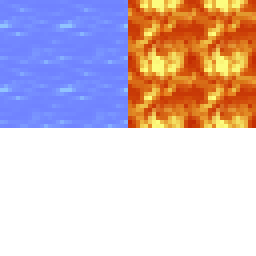
#> input picture assets/blocks/flowing_water.png, 64 x 64 px, found by its file name (shown 4 times larger)
$ python -i build.py   (imports and definitions only)
#> lines starting #> are read from the running program, lines starting #| are printed output that depends on the picture; after the words box and inside, x2 and y2 are one past the last pixel; in counts of white or black regions, pixels touching at a corner belong together
"""World construction from the screenplay: materials, build commands, .schematic/.schem import.

Any texture in assets/blocks can be a material: `wool/14`, `brick`, `quartz_block/0` ...
or a Russian alias from MATERIALS, or a built-in block name (grass, planks, glass ...).
"""
import gzip
import math
import os
import re
import struct

import numpy as np

from . import world as W

COLORS = ["white", "orange", "magenta", "light_blue", "yellow", "lime", "pink", "gray", "light_gray", "cyan",
          "purple", "blue", "brown", "green", "red", "black"]
COLORS_RU = ["белая", "оранжевая", "пурпурная", "голубая", "жёлтая", "лаймовая", "розовая", "серая", "светло-серая",
             "бирюзовая", "фиолетовая", "синяя", "коричневая", "зелёная", "красная", "чёрная"]
WOODS = ["oak", "spruce", "birch", "jungle", "acacia", "dark_oak"]

MATERIALS = {
    "трава": "grass", "земля": "dirt", "камень": "stone", "булыжник": "cobble", "доски": "planks",
    "еловые_доски": "f:planks/1", "берёзовые_доски": "f:planks/2", "тропические_доски": "f:planks/3",
    "акациевые_доски": "f:planks/4", "тёмные_доски": "f:planks/5", "бревно": "log", "ель": "log_spruce",
    "берёза": "log_birch", "листва": "leaves", "стекло": "glass", "песок": "sand", "кирпич": "brick",
    "каменный_кирпич": "stonebrick", "мшистый_кирпич": "f:stonebrick/1", "треснутый_кирпич": "f:stonebrick/2",
    "мшистый_булыжник": "f:cobblestone_mossy", "кварц": "f:quartz_block/0", "песчаник": "f:sandstone/0",
    "обсидиан": "f:obsidian", "золото": "gold", "алмаз": "diamond", "железо": "f:iron_block", "изумруд": "f:emerald_block",
    "лазурит": "f:lapis_block", "редстоун": "f:redstone_block", "уголь": "f:coal_block", "незерак": "f:netherrack",
    "незер_кирпич": "f:nether_brick", "светокамень": "f:glowstone", "лёд": "f:ice", "снег": "snow", "глина": "f:clay",
    "гравий": "f:gravel", "бедрок": "f:bedrock", "губка": "f:sponge", "сено": "hay", "верстак": "crafting",
    "печь": "furnace", "тнт": "tnt", "динамит": "tnt", "тыква": "pumpkin", "арбуз": "melon", "кактус": "cactus",
    "книжная_полка": "bookshelf", "полка": "bookshelf", "вода": "water", "крыша": "roof", "шерсть": "wool",
    "терракота": "f:hardened_clay", "прутья": "f:iron_bars", "решётка": "f:iron_bars", "решетка": "f:iron_bars", "лампа": "f:redstone_lamp_on", "нотный_блок": "f:noteblock",
    "слизь": "f:slime_block", "эндерняк": "f:end_stone", "мицелий": "f:mycelium/0",
}
# [3 lines not run here, left out]

_registered = {}


def _tex_path(rel):
    p = os.path.join(W.ASSETS, "blocks", rel)
    if os.path.isdir(p):
        fs = sorted(os.listdir(p), key=lambda s: int(s.split(".")[0]) if s.split(".")[0].isdigit() else 0)
        return os.path.join(p, fs[0]) if fs else None
    if not p.endswith(".png"):
        p += ".png"
    return p if os.path.exists(p) else None


def register_texture(rel):
    """Register assets/blocks/<rel> as an atlas tile; returns tile name or None."""
    name = "f:" + rel
    if name in W.TID:
        return name
    p = _tex_path(rel)
    if p is None:
        return None
    from PIL import Image
    im = Image.open(p).convert("RGBA")
    alpha = np.array(im)[..., 3]
    W.TILES.append(name)
    W.TID[name] = len(W.TILES) - 1
    W.REAL[name] = (os.path.relpath(p, os.path.join(W.ASSETS, "blocks")), None)
    if alpha.min() < 250:
        W.TRANSPARENT.add(name)
        W.CUTOUT_BLOCKS.add(name)
    W.BLOCKS[name] = (name,) * 3
    return name


def _wood_blocks():
    for i, wd in enumerate(["spruce", "birch", "jungle"]):
        side = register_texture(f"log/{2 + 2 * i}"); top = register_texture(f"log/{3 + 2 * i}")
        if side and top:
            W.BLOCKS["log_" + wd] = (top, side, top)
    for i, wd in enumerate(["acacia", "dark_oak"]):
        side = register_texture(f"log2/{2 * i}"); top = register_texture(f"log2/{2 * i + 1}")
        if side and top:
            W.BLOCKS["log_" + wd] = (top, side, top)


def material(name):
    """Resolve a material name to a block id usable in World.blocks."""
    if not name:
        return "stone"
    n = name.strip().lower().replace("ё", "е")
    n_yo = name.strip().lower()
    if not _registered:
        _wood_blocks(); _registered["ok"] = True
    for key in (n_yo, n):
        if key in MATERIALS:
            m = MATERIALS[key]
            if m.startswith("f:"):
                return register_texture(m[2:]) or "stone"
            return m
    for k, v in MATERIALS.items():
        if k.replace("ё", "е") == n:
            return register_texture(v[2:]) if v.startswith("f:") else v
    if n in W.BLOCKS:
        return n
    r = register_texture(name.strip())
#> in register_texture, im is the input picture: PIL image 64x64 RGBA; mean R, G, B, A 84.2, 66.2, 73.4, 127.5
#> in register_texture (call 11), `alpha = np.array(im)[..., 3]`:
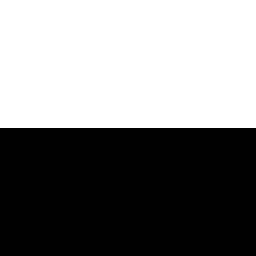
#> alpha: shape (64, 64) (shown 4 times larger); 50% white; 1 white region, box (x1, y1, x2, y2) and area: (0, 0, 64, 32) 2048
    return r or "stone"


# ------------------------------------------------------------------- NBT
# [35 lines left out: function _read_nbt, not called in this run]


LEGACY = {1: "stone", 2: "grass", 3: "dirt", 4: "cobble", 5: "planks*", 7: "f:bedrock", 8: "water", 9: "water",
          12: "sand", 13: "f:gravel", 14: "f:gold_ore", 15: "f:iron_ore", 16: "f:coal_ore", 17: "log*", 18: "leaves",
          19: "f:sponge", 20: "glass", 21: "f:lapis_ore", 22: "f:lapis_block", 24: "f:sandstone/0", 31: "~tallgrass",
          35: "wool*", 37: "~flower_yellow", 38: "~flower_red", 41: "gold", 42: "f:iron_block", 43: "f:stone_slab/0",
          44: "f:stone_slab/0", 45: "brick", 46: "tnt", 47: "bookshelf", 48: "f:cobblestone_mossy", 49: "f:obsidian",
          50: "~torch", 53: "planks", 54: "planks", 56: "f:diamond_ore", 57: "diamond", 58: "crafting", 61: "furnace",
          62: "furnace", 64: "door*", 67: "cobble", 71: "door*", 73: "f:redstone_ore", 79: "f:ice", 80: "snow",
          81: "cactus", 82: "f:clay", 85: None, 86: "pumpkin", 87: "f:netherrack", 88: "f:soul_sand", 89: "f:glowstone",
          91: "pumpkin", 98: "stonebrick*", 102: "glass", 103: "melon", 108: "brick", 109: "stonebrick", 112: "f:nether_brick",
          114: "f:nether_brick", 121: "f:end_stone", 125: "planks*", 126: "planks*", 128: "f:sandstone/0", 133: "f:emerald_block",
          134: "f:planks/1", 135: "f:planks/2", 136: "f:planks/3", 139: "cobble", 152: "f:redstone_block",
          155: "f:quartz_block/0", 156: "f:quartz_block/0", 159: "clay*", 160: "glass", 162: "log2*", 170: "hay",
          172: "f:hardened_clay", 173: "f:coal_block", 26: "wool_red", 95: "glass", 89.5: None}


# [143 lines left out: functions _legacy_block, _modern_block, load_schematic, not called in this run]


# --------------------------------------------------------------- commands
def _nums(tok):
    return [float(v) for v in tok.split(",")]


# [136 lines left out: function apply, not called in this run]

>>> result = material('../assets/blocks/flowing_water.png')
